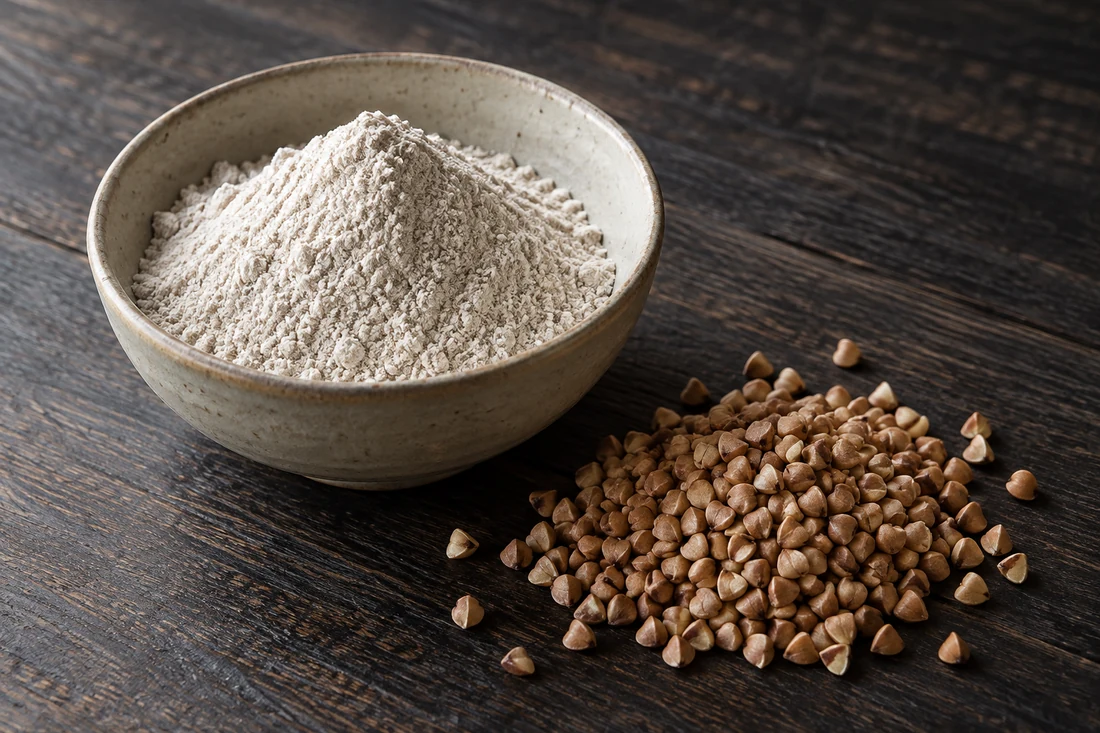
#> input picture 230/assets/images/buckwheat-flour.webp, 1100 x 733 px, given in place of exec-214019b6-7722-4051-82e0-54d54ab17754.png, which was not available
$ python prepare_images.py
#> lines starting #> are read from the running program, lines starting #| are printed output that depends on the picture; pictures that were not available may be replaced by others from this repository, and a replacement may not be noted
"""Local optimization of generated images, preserving the originals."""
from pathlib import Path
from PIL import Image, ImageOps, ImageDraw
import json
root = Path(__file__).resolve().parents[1]
sources = json.loads((root/'docs/selected-image-sources.json').read_text(encoding='utf-8'))
#> (reads 230/docs/selected-image-sources.json from the repository)
(root/'assets/images').mkdir(parents=True, exist_ok=True)
sheet = Image.new('RGB', (1400,1960), '#f6f1e8')
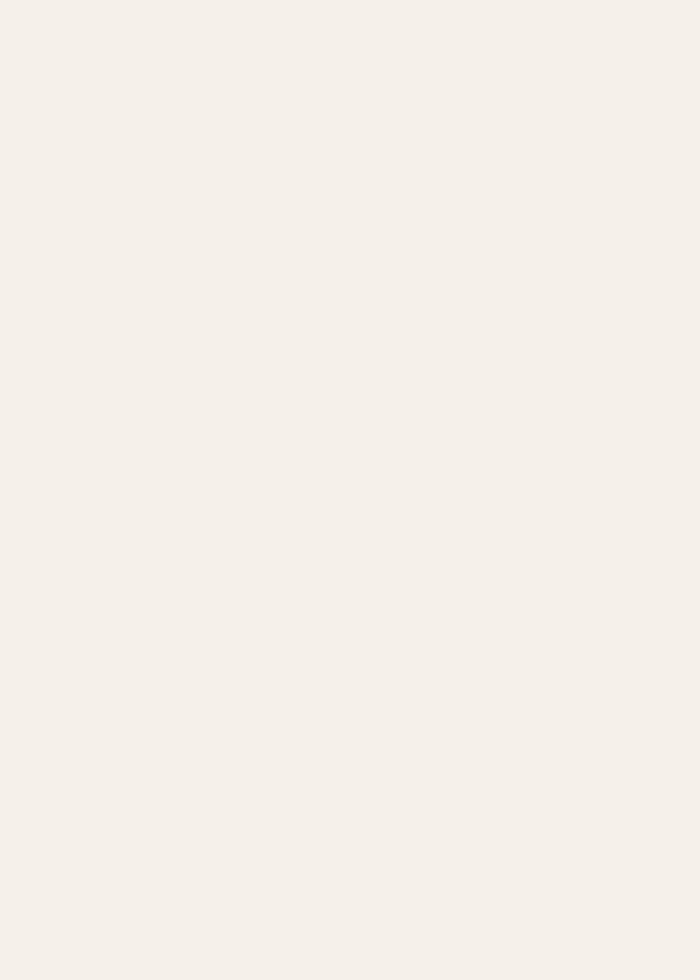
#> sheet: PIL image 1400x1960 RGB (shown at 1/2 size); mean R, G, B 246, 241, 232
draw = ImageDraw.Draw(sheet)
inventory = []
for index, (name, source) in enumerate(sources.items()):
    im = Image.open(source).convert('RGB')
#> im is the input picture: PIL image 1100x733 RGB; mean R, G, B 86.8, 76.2, 68.6
    size = (1536,1024) if name.startswith('hero-juwari') else (1100,733)
    im = ImageOps.fit(im, size, method=Image.Resampling.LANCZOS)
#> im: PIL image 1536x1024 RGB
    target = root/'assets/images'/f'{name}.webp'
    im.save(target, 'WEBP', quality=88, method=6)
    thumb = ImageOps.contain(im, (660,440))
    x, y = (index%2)*700+20, (index//2)*490+10
    sheet.paste(thumb,(x,y))
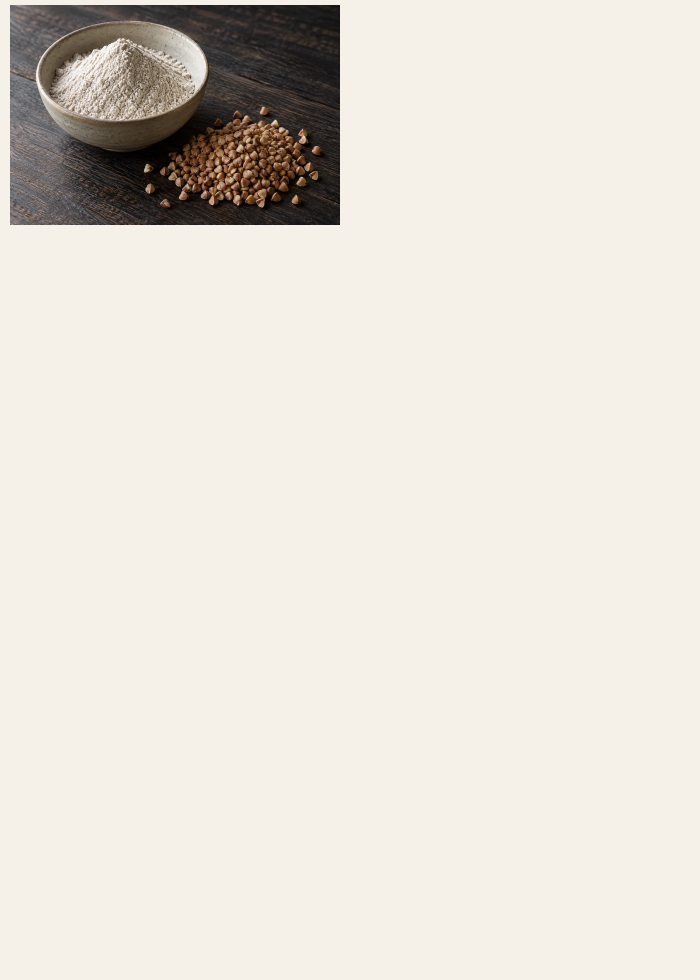
#> sheet: PIL image 1400x1960 RGB (shown at 1/2 size); mean R, G, B 229.2, 223.6, 214.7
    draw.text((x,y+450), name, fill='#242e35')
    inventory.append({'file':f'assets/images/{name}.webp','width':im.width,'height':im.height,'bytes':target.stat().st_size})
#> pass 2 of the loop `for index, (name, source) in enumerate(sources.items()):`:
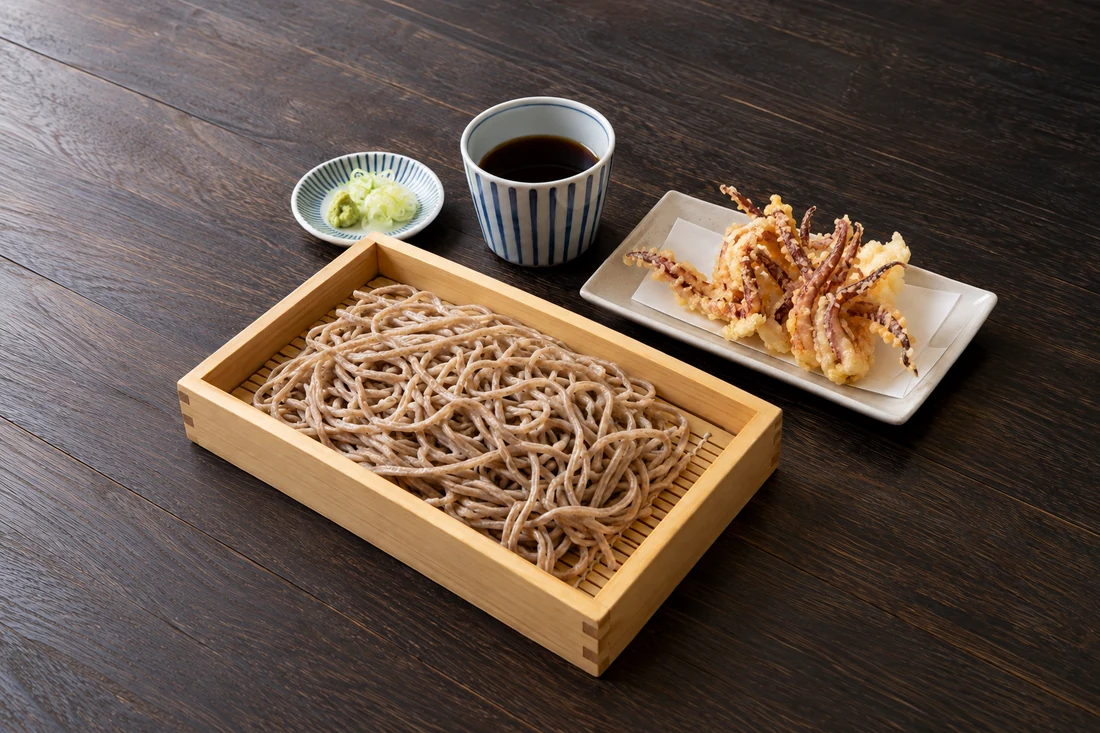
#> input picture 230/assets/images/geso-ita-v2.webp, 1100 x 733 px, given in place of exec-a45e26d0-ceab-42c5-92da-1b313aa978a3.png, which was not available
#> im is the input picture: PIL image 1100x733 RGB; mean R, G, B 99.9, 82.9, 71.5
#> `sheet.paste(thumb,(x,y))`:
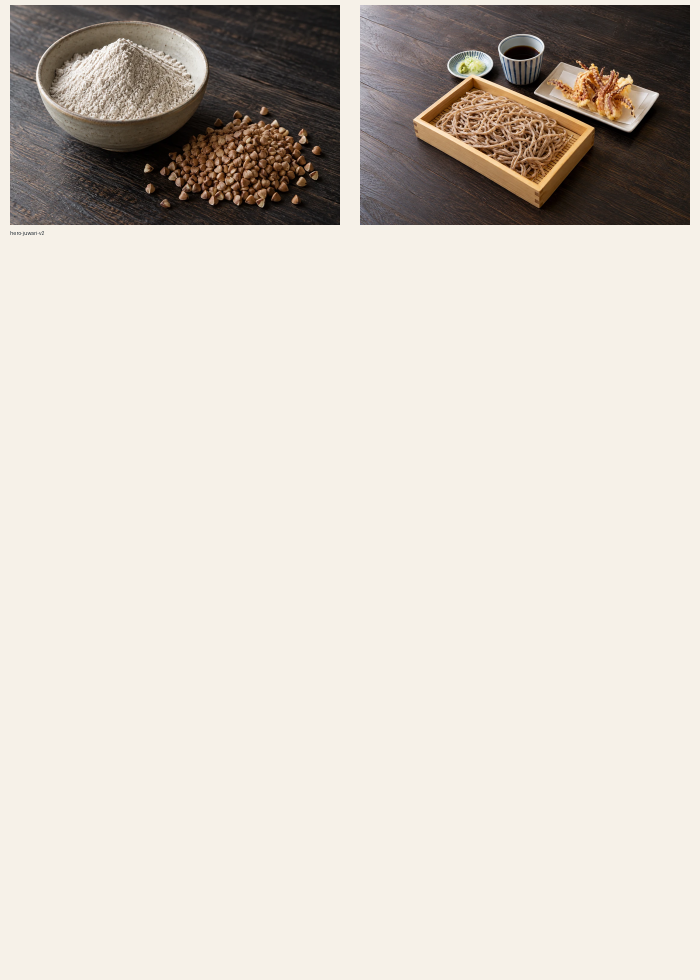
#> sheet: PIL image 1400x1960 RGB (shown at 1/2 size); mean R, G, B 213.7, 206.8, 197.7
#> (the run stopped early here; a loop or call above may not have finished)
